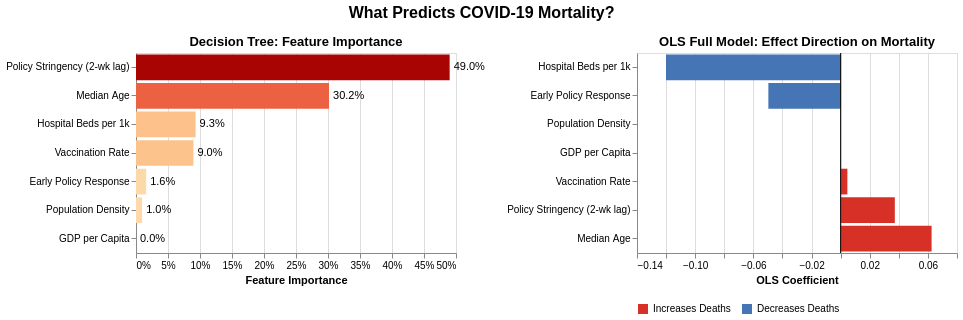

The cell this chart's notebook holds for it:
### Code cell
# Readable feature labels
label_map = {
    'stringency_lag_2': 'Policy Stringency (2-wk lag)',
    'early_stringency': 'Early Policy Response',
    'gdp_per_capita': 'GDP per Capita',
    'median_age': 'Median Age',
    'hospital_beds_per_thousand': 'Hospital Beds per 1k',
    'population_density': 'Population Density',
    'people_vaccinated_per_hundred': 'Vaccination Rate'
}

# --- Decision Tree: ranked feature importance ---
coef_tree = pd.DataFrame({
    'Feature': [label_map[f] for f in features],
    'Importance': list(tree.feature_importances_)
}).sort_values('Importance', ascending=False)

importance_chart = alt.Chart(coef_tree).mark_bar().encode(
    x=alt.X('Importance:Q', title='Feature Importance', axis=alt.Axis(format='.0%')),
    y=alt.Y('Feature:N', sort='-x', title=None),
    color=alt.Color('Importance:Q',
                    scale=alt.Scale(scheme='orangered'),
                    legend=None),
    tooltip=[alt.Tooltip('Feature:N'), alt.Tooltip('Importance:Q', format='.1%')]
).properties(
    title=alt.TitleParams('Decision Tree: Feature Importance', fontSize=13),
    width=320, height=200
)

importance_text = importance_chart.mark_text(
    align='left', dx=4, fontSize=11
).encode(
    text=alt.Text('Importance:Q', format='.1%'),
    color=alt.value('black')
)

importance_plot = importance_chart + importance_text

# --- OLS Full: coefficient direction (which features raise vs lower deaths) ---
coef_full = pd.DataFrame({
    'Feature': [label_map[f] for f in features],
    'Coefficient': list(lr_full.coef_)
}).sort_values('Coefficient')

coef_full['Direction'] = coef_full['Coefficient'].apply(
    lambda c: 'Increases Deaths' if c > 0 else 'Decreases Deaths'
)

ols_chart = alt.Chart(coef_full).mark_bar().encode(
    x=alt.X('Coefficient:Q', title='OLS Coefficient'),
    y=alt.Y('Feature:N', sort=alt.EncodingSortField('Coefficient', order='ascending'), title=None),
    color=alt.Color('Direction:N',
                    scale=alt.Scale(domain=['Increases Deaths', 'Decreases Deaths'],
                                    range=['#d73027', '#4575b4']),
                    legend=alt.Legend(title=None, orient='bottom')),
    tooltip=[alt.Tooltip('Feature:N'), alt.Tooltip('Coefficient:Q', format='.4f'), 'Direction:N']
).properties(
    title=alt.TitleParams('OLS Full Model: Effect Direction on Mortality', fontSize=13),
    width=320, height=200
)

rule = alt.Chart(pd.DataFrame({'x': [0]})).mark_rule(color='black', strokeWidth=1).encode(
    x='x:Q'
)

ols_plot = ols_chart + rule

(importance_plot | ols_plot).properties(
    title=alt.TitleParams(
        'What Predicts COVID-19 Mortality?',
        fontSize=16, anchor='middle', dy=-10
    )
)

### Figure 1 — Vega-Lite specification as saved in the notebook (floating-point values rounded to 4 significant figures)
{"config": {"view": {"continuousWidth": 300, "continuousHeight": 300}}, "hconcat": [{"layer": [{"mark": {"type": "bar"}, "encoding": {"color": {"field": "Importance", "legend": null, "scale": {"scheme": "orangered"}, "type": "quantitative"}, "tooltip": [{"field": "Feature", "type": "nominal"}, {"field": "Importance", "format": ".1%", "type": "quantitative"}], "x": {"axis": {"format": ".0%"}, "field": "Importance", "title": "Feature Importance", "type": "quantitative"}, "y": {"field": "Feature", "sort": "-x", "title": null, "type": "nominal"}}, "title": {"text": "Decision Tree: Feature Importance", "fontSize": 13}}, {"mark": {"type": "text", "align": "left", "dx": 4, "fontSize": 11}, "encoding": {"color": {"value": "black"}, "text": {"field": "Importance", "format": ".1%", "type": "quantitative"}, "tooltip": [{"field": "Feature", "type": "nominal"}, {"field": "Importance", "format": ".1%", "type": "quantitative"}], "x": {"axis": {"format": ".0%"}, "field": "Importance", "title": "Feature Importance", "type": "quantitative"}, "y": {"field": "Feature", "sort": "-x", "title": null, "type": "nominal"}}, "title": {"text": "Decision Tree: Feature Importance", "fontSize": 13}}], "data": {"name": "data-b55077925902ca22fcfede4cd29eebcc"}, "height": 200, "width": 320}, {"layer": [{"data": {"name": "data-847256e34054c9e72c20919f1a425781"}, "mark": {"type": "bar"}, "encoding": {"color": {"field": "Direction", "legend": {"orient": "bottom", "title": null}, "scale": {"domain": ["Increases Deaths", "Decreases Deaths"], "range": ["#d73027", "#4575b4"]}, "type": "nominal"}, "tooltip": [{"field": "Feature", "type": "nominal"}, {"field": "Coefficient", "format": ".4f", "type": "quantitative"}, {"field": "Direction", "type": "nominal"}], "x": {"field": "Coefficient", "title": "OLS Coefficient", "type": "quantitative"}, "y": {"field": "Feature", "sort": {"field": "Coefficient", "order": "ascending"}, "title": null, "type": "nominal"}}, "title": {"text": "OLS Full Model: Effect Direction on Mortality", "fontSize": 13}}, {"data": {"name": "data-d285a7403ed98ae579761d64a864032b"}, "mark": {"type": "rule", "color": "black", "strokeWidth": 1}, "encoding": {"x": {"field": "x", "type": "quantitative"}}}], "height": 200, "width": 320}], "title": {"text": "What Predicts COVID-19 Mortality?", "anchor": "middle", "dy": -10, "fontSize": 16}, "$schema": "https://vega.github.io/schema/vega-lite/v6.1.0.json", "datasets": {"data-b55077925902ca22fcfede4cd29eebcc": [{"Feature": "Policy Stringency (2-wk lag)", "Importance": 0.4901}, {"Feature": "Median Age", "Importance": 0.3016}, {"Feature": "Hospital Beds per 1k", "Importance": 0.09314}, {"Feature": "Vaccination Rate", "Importance": 0.08972}, {"Feature": "Early Policy Response", "Importance": 0.01588}, {"Feature": "Population Density", "Importance": 0.009608}, {"Feature": "GDP per Capita", "Importance": 0.0}], "data-847256e34054c9e72c20919f1a425781": [{"Feature": "Hospital Beds per 1k", "Coefficient": -0.1201, "Direction": "Decreases Deaths"}, {"Feature": "Early Policy Response", "Coefficient": -0.04969, "Direction": "Decreases Deaths"}, {"Feature": "Population Density", "Coefficient": -0.0001081, "Direction": "Decreases Deaths"}, {"Feature": "GDP per Capita", "Coefficient": -1.163e-05, "Direction": "Decreases Deaths"}, {"Feature": "Vaccination Rate", "Coefficient": 0.004634, "Direction": "Increases Deaths"}, {"Feature": "Policy Stringency (2-wk lag)", "Coefficient": 0.03725, "Direction": "Increases Deaths"}, {"Feature": "Median Age", "Coefficient": 0.06254, "Direction": "Increases Deaths"}], "data-d285a7403ed98ae579761d64a864032b": [{"x": 0}]}}
